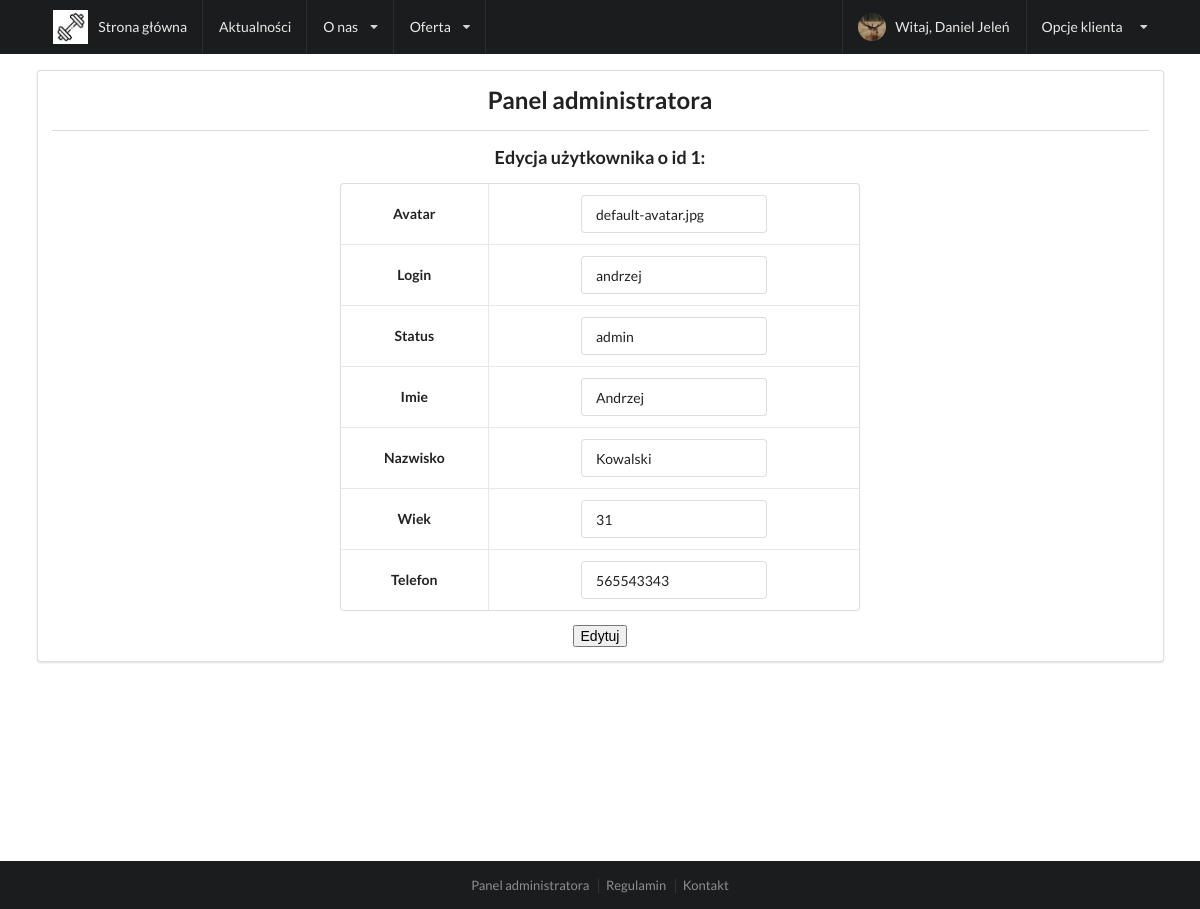
The app's page /admin/klienci/edytuj?id=1 (signed in) with its own data.
### tables this page shows
CREATE TABLE `users` (
  `id` int NOT NULL,
  `login` varchar(255) NOT NULL,
  `password` varchar(255) NOT NULL,
  `status` text NOT NULL,
  `name` varchar(255) NOT NULL,
  `surname` varchar(255) NOT NULL,
  `avatar` varchar(32) NOT NULL,
  `age` int NOT NULL,
  `telephone` varchar(128) NOT NULL
);

### index.php (called while the page is built, shortened)
<?php
    $request = $_SERVER['REQUEST_URI'];
    routing($request);
?>

### views/admin/edituser.php (the view, shortened to what this page needs)
<div class="ui stackable container">
    <div class="row">
        <div class="ui segment">
            <div class="row">
                    <div class="ui center aligned container">
                        <h2>Panel administratora</h2>
                    </div>
            </div>
            <div class="ui divider"></div>
            <?php
                $id = $_GET['id'];
                $result = $db->query("SELECT * FROM users WHERE id= $id;");
            ?>
            <div class="row">
                <div class="ui center aligned container">
                    <h3>Edycja użytkownika o id <?php echo $id;?>:</h3>
                </div>
            </div>
            <div class="row">
                <div class="ui grid container">
                    <div class="four wide column"></div>
                    <div class="eight wide column">
                        <form action="/admin/edycjausera" method="POST">
                        <?php foreach($result as $row): ?>
                            <table class="ui selectable celled center aligned table">
                                    <tr>
                                        <td><strong>Avatar</strong></td>
                                        <td>
                                            <div class="ui input">
                                                <input type="text" name="avatar" value="<?php echo $row['avatar'];?>"/>
                                            </div>
                                        </td>
                                    </tr>
                                    <tr>
                                        <td><strong>Login</strong></td>
                                        <td>
                                            <div class="ui input">
                                                <input type="text" name="login" value="<?php echo $row['login'];?>"/>
                                            </div>
                                        </td>
                                    </tr>
                                    <tr>
                                        <td><strong>Status</strong></td>
                                        <td>
                                            <div class="ui input">
                                                <input type="text" name="status" value="<?php echo $row['status'];?>"/>
                                            </div>
                                        </td>
                                    </tr>
                                    <tr>
                                        <td><strong>Imie</strong></td>
                                        <td>
                                            <div class="ui input">
                                                <input type="text" name="name" value="<?php echo $row['name'];?>"/>
                                            </div>
                                        </td>
                                    </tr>
                                    <tr>
                                        <td><strong>Nazwisko</strong></td>
                                        <td>
                                            <div class="ui input">
                                                <input type="text" name="surname" value="<?php echo $row['surname'];?>"/>
                                            </div>
                                        </td>
                                    </tr>
                                    <tr>
                                        <td><strong>Wiek</strong></td>
                                        <td><div class="ui input"><input type="number" name="age" value="<?php echo $row['age'];?>"/></div></td>
                                    </tr>
                                    <tr>
                                        <td><strong>Telefon</strong></td>
                                        <td><div class="ui input"><input type="text" name="telephone" value="<?php echo $row['telephone'];?>"/></div></td>
                                    </tr>
                            </table>
                        <?php endforeach; ?>
                        <div class="ui center aligned container">
                            <input type="submit" name="send" value="Edytuj" /></form>
                        </div>
                    </div>
                    <div class="four wide column"></div>
                </div>
            </div>
        </div>
    </div>
</div>

### records on screen
users: avatar "default-avatar.jpg", login "andrzej", status "admin", name "Andrzej", surname "Kowalski", age "31", telephone "565543343"

### other values on screen
unserialize($_SESSION['loggedUser'])->getName() "Daniel"
unserialize($_SESSION['loggedUser'])->getSurname() "Jeleń"
$id "1"
